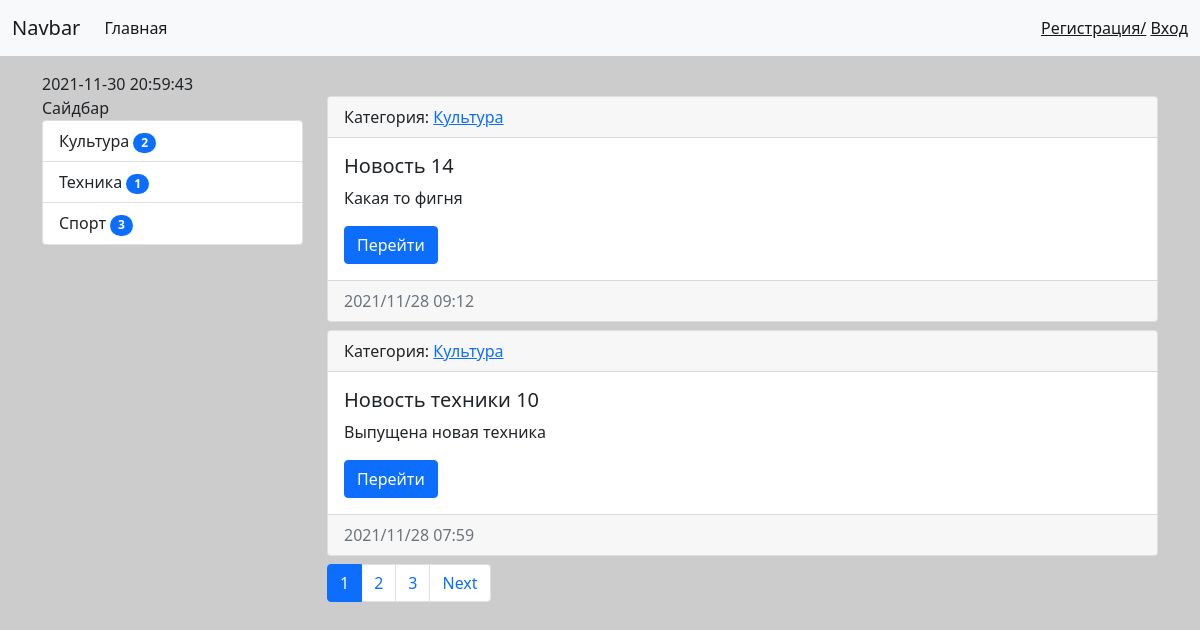
The page / on the database its author committed.
### news/models.py (models this page shows, shortened)
class Category(models.Model):
    title = models.CharField(max_length=150, verbose_name='Наименование категории', db_index=True)
    def get_absolute_url(self):
        return reverse('category',kwargs={"category_id": self.pk})
    class Meta:
        verbose_name = "Категория"
        verbose_name_plural = "Категории"
        ordering = ['title']
    def __str__(self):
        return self.title

class News(models.Model):
    title = models.CharField(max_length=150, verbose_name="Заголовок")
    content = models.TextField(blank=True, verbose_name='Контент')
    created_at = models.DateTimeField(auto_now_add=True, verbose_name="Опубликовано")
    updated_at = models.DateTimeField(auto_now=True, verbose_name='Обновлено')
    photo = models.ImageField(upload_to='photos/%Y/%m/', verbose_name="Фото", blank=True)
    is_published = models.BooleanField(default=True, verbose_name='Опубликовано?')
    category = models.ForeignKey('Category', on_delete=models.PROTECT, null=True, verbose_name='Категория')
    views = models.IntegerField(default=0)
    def get_absolute_url(self):
        return reverse('view_news',kwargs={"pk": self.pk})
    class Meta:
        verbose_name = "Новость"
        verbose_name_plural = "Новости"
        ordering = ['-created_at']

### news/views.py (the view)
# urls.py: path('', views.HomeNews.as_view(), name='home'),
class HomeNews(MymMxin,ListView):
    model = News
    template_name = "news/news_list.html"#не обязательно
    contex_object_name = "object_list"#Не обязательно имя переменной
    extra_content = {'title': "Главная"}#Только для статичных данных
    queryset = News.objects.filter(is_published=True).select_related("category")
    mixin_prop = 'hello world '
    paginate_by = 2
    def get_context_data(self, *, object_list=None, **kwargs):
        context = super().get_context_data(**kwargs)
        context['title'] = 'Главная страница'
        return context

### news/templatetags/news_tags.py (called while the page is built)
@register.inclusion_tag('news/list_categories.html')
def show_categories(arg1="HELLO", arg2=505):
    categories = Category.objects.annotate(cnt=Count('news',filter=F('news__is_published'))).filter(cnt__gt=0)
    return {"categories": categories,
            "arg1":arg1,
            "arg2:":arg2
            }

### news/templates/news/news_list.html (shortened to what this page needs)
{% extends 'base.html' %}
{% block sidebar  %}
{% include 'inc/_sidebar.html' %}
{% endblock %}
{% block content %}
  {%for item in object_list%}
    <div class="card mb-2 ">
        <div class="card-header">
         Категория: <a href="{{ item.category.get_absolute_url }}"> {{item.category}} </a>
        </div>
            <div class="card-body">
                  <h5 class="card-title">{{item.title}}</h5>
                  {% autoescape off %}
                  <p class="card-text">{{item.content|truncatewords:50}}</p>
                  {% endautoescape %}
                    <a href="{{item.get_absolute_url}}" class="btn btn-primary ">Перейти</a>
            </div>
        <div class="card-footer text-muted">
          {{item.created_at|date:"Y/m/d H:i"}}
        </div>
    </div>
  {% endfor %}
{% endblock %}

### news/templates/news/list_categories.html
<div class="list-group mb-2">
    {{arg1}}
    {% for item in categories %}
      <a href="{{ item.get_absolute_url }}" class="list-group-item list-group-item-action">{{item.title}}
      <span class="badge bg-primary rounded-pill">{{item.cnt}}</span></a>
    {% endfor %}
</div>

### mysite/static/css/style.css (style rules this page uses)
body { background-color: #ccc; }

### rows shown on the page
Category: title "Культура", cnt "2"
Category: title "Техника", cnt "1"
Category: title "Спорт", cnt "3"
News: category "Культура", title "Новость 14", content "Какая то фигня", created_at "2021/11/28 09:12"
News: category "Культура", title "Новость техники 10", content "Выпущена новая техника", created_at "2021/11/28 07:59"

### other values the page prints
{{ arg1 }} "Сайдбар"
{{ p }} "1"
{{ p }} "2" "3"
